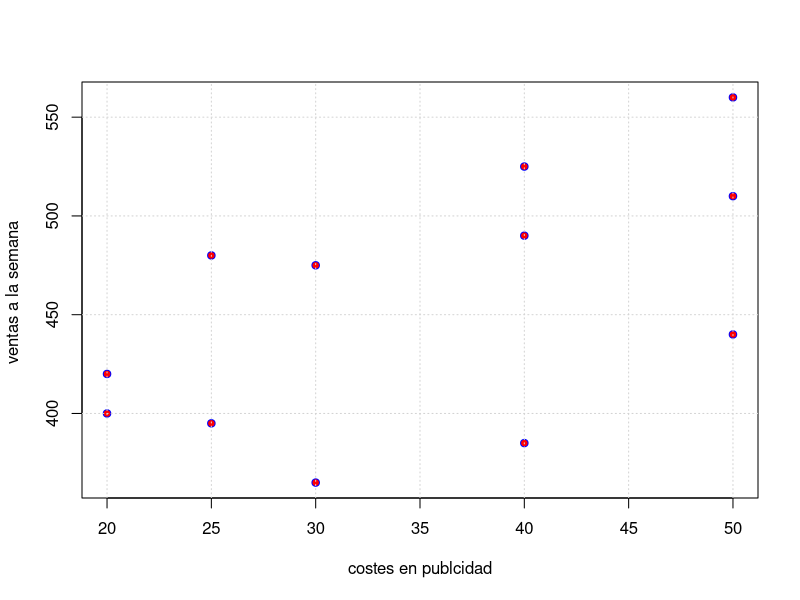
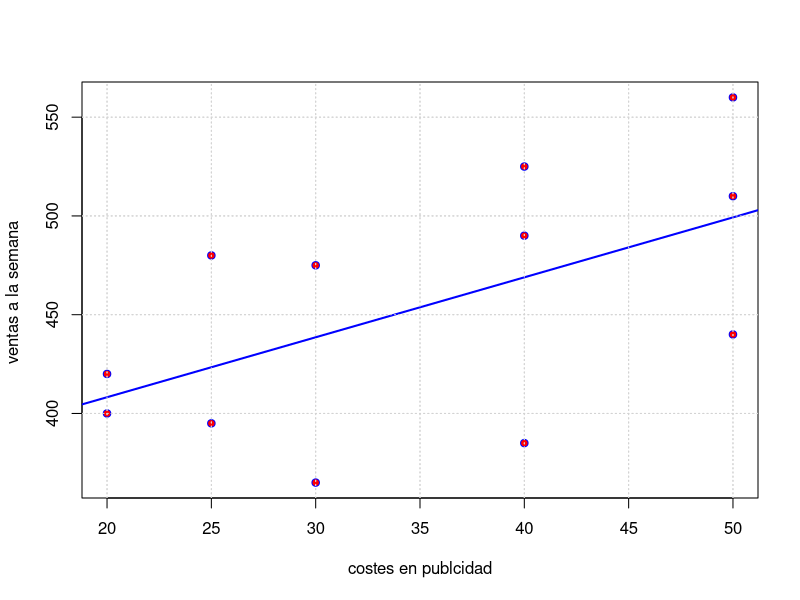
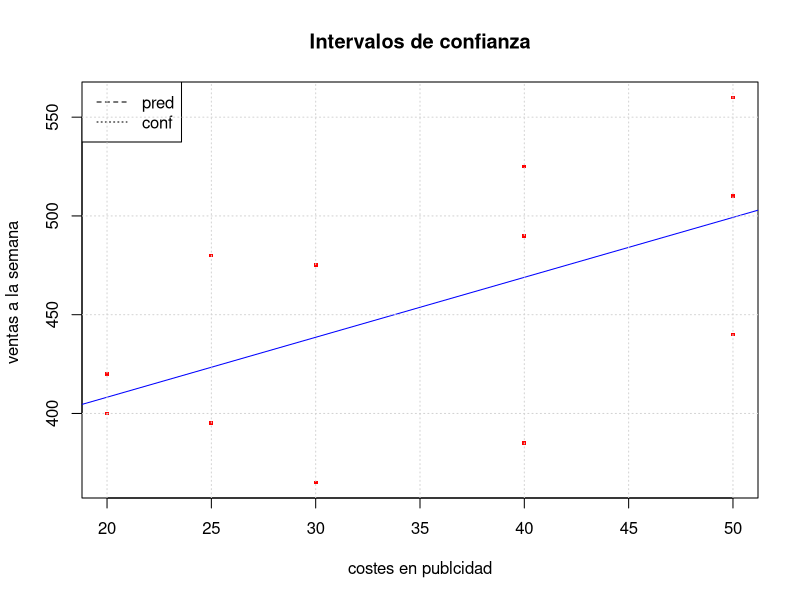
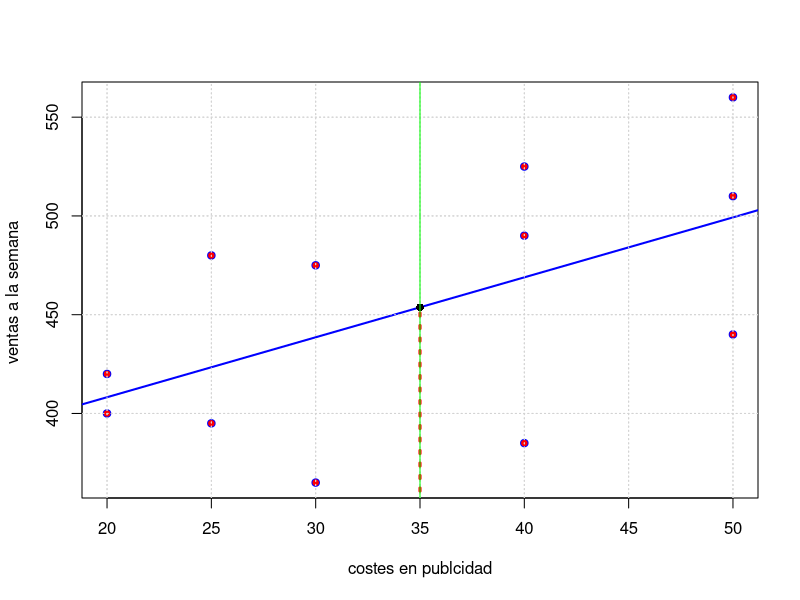
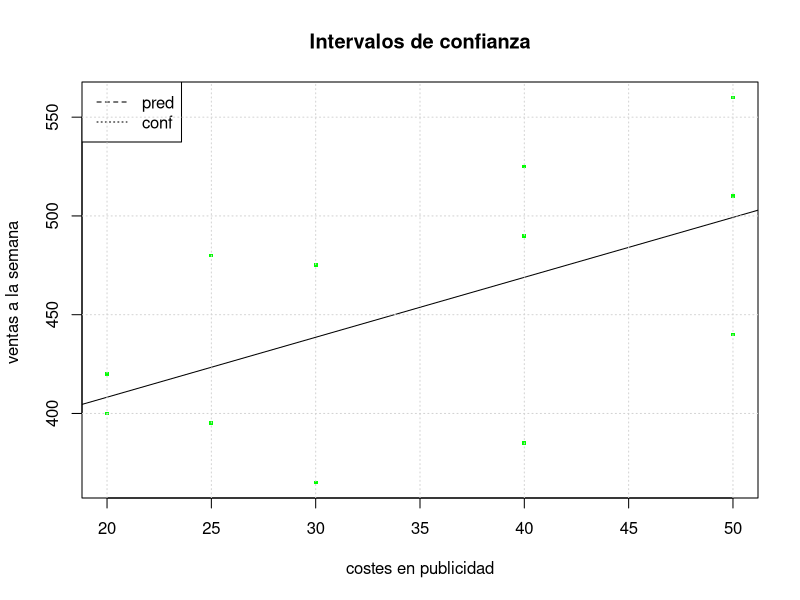
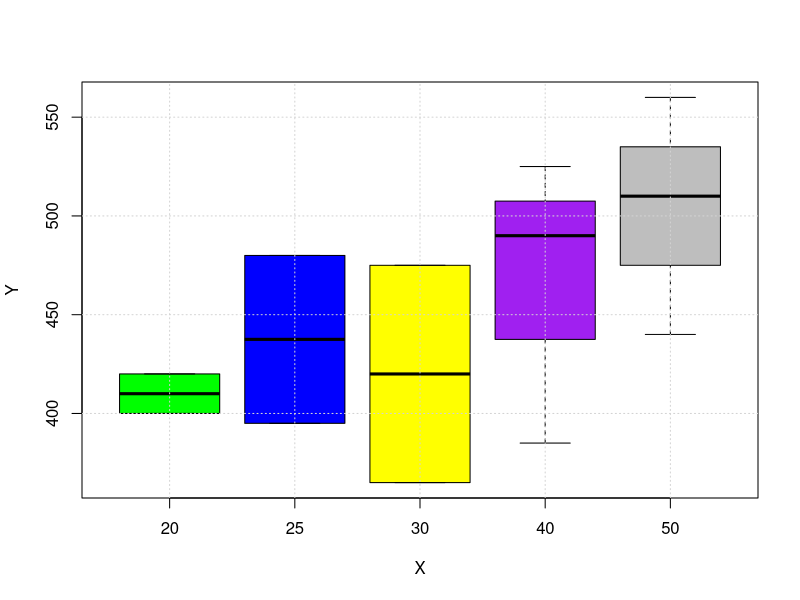

Here is the R script that generated these plots, in order:
## ---- chunk 1
#a)
costes_publicidad=c(40,20,25,30,30,50,40,20,50,40,25,50)
ventas_semana=c(385,400,395,365,475,440,490,420,560,525,480,510)

#Se puede ver claramente como mientras mas costes de publicidad gastes mas ventas a la semanas puedes llegar a tener
plot(costes_publicidad,ventas_semana, pch=21,col="blue",bg="red", xlab = "costes en publcidad", ylab = "ventas a la semana ")
grid()
## ---- chunk 2
#b)
#Gracias al modelo de regresion lineal podemos predecir segun su coste en publicadad las ventas que puede llegar a tener
plot(costes_publicidad,ventas_semana, pch=21,col="blue",bg="red", xlab = "costes en publcidad", ylab = "ventas a la semana ")
grid()
modelo<-lm(ventas_semana~costes_publicidad)
abline(modelo, col="blue", lwd=2)
grid()
## ---- chunk 3
#c)
#Hacemos un data frame de las ventas
gridx <- data.frame(ventas_semana)
attach(gridx)
#hacemos predicciones para los intervalos de confianzas segun las ventas semanales
CIline <- predict(modelo,new=gridx,interval="conf",level=0.95)
CIpred <- predict(modelo,new=gridx,interval="pred",level=0.95)
#Volvemos a plotear 
plot(ventas_semana~costes_publicidad,pch=15,cex=.5, col="red", xlab = "costes en publcidad", ylab = "ventas a la semana ", main="Intervalos de confianza")
abline(modelo, col="blue")
#aplicamos las predicciones 
matlines(gridx,cbind(CIline,CIpred[,-1]), lty=c(1,2,2,3,3),col="blue")
legend("topleft",lty=2:3,c("pred","conf"))
grid()
summary(CIline)
summary(CIpred)



## ---- chunk 4
#d)

plot(costes_publicidad,ventas_semana, pch=21,col="blue",bg="red", xlab = "costes en publcidad", ylab = "ventas a la semana ")
grid()
modelo<-lm(ventas_semana~costes_publicidad)
abline(modelo, col="blue", lwd=2)
grid()
 #Vamos a realizar una prediccion para el coste de publicidad =35 $ 
costespublicdad<-35
prediccion_masa<-predict(modelo,list(costes_publicidad=costespublicdad))
#Representamos la linea y los puntos del coste de 35 $
points(costespublicdad,prediccion_masa, pch=16, col="black")
lines(c(costespublicdad,costespublicdad),c(0,prediccion_masa), col="red",lty=3, lwd=3)

#Intervalo confianza predicción
inter_prediccion2<-predict(modelo, level = 0.95, newdata = data.frame(costes_publicidad=costespublicdad), interval = "prediction" )
lines(c(costespublicdad,costespublicdad), c(inter_prediccion2[2], inter_prediccion2[3]), col="green")
points(c(costespublicdad,costespublicdad), c(inter_prediccion2[2], inter_prediccion2[3]), col="green")
## ---- chunk 5
#e)
# Hacemos un data frame de la masa del barbadensis

gridx <- data.frame(ventas_semana)
gridx
attach(gridx)
#Hacemos una prediccion del modelo segun su masa 
CIline <- predict(modelo,new=gridx,interval="conf",level=0.95)
CIpred <- predict(modelo,new=gridx,interval="pred",level=0.95)
#Volvemos a plotear la barbadensis 
plot(ventas_semana~costes_publicidad,pch=15,cex=.5, col="green", xlab = "costes en publicidad", ylab = "ventas a la semana ", main="Intervalos de confianza")
#Ponemos encima la linea del modelo de regresion lineal 
abline(modelo, col="black")
#Y las lineas del intervalo de confianza  y para la prediccion 
matlines(gridx,cbind(CIline,CIpred[,-1]), lty=c(1,2,2,3,3),col="red")
legend("topleft",lty=2:3,c("pred","conf"))
grid()
summary(CIline)
summary(CIpred)
## ---- chunk 6
#f)
X=c(40,20,25,30,30,50,40,20,50,40,25,50)
Y=c(385,400,395,365,475,440,490,420,560,525,480,510)
qf(0.95,1,12-2)
X_M<-mean(X);X_M
Y_M<-mean(Y);Y_M
X2<-X*X
X_VAR<-sum(X2)/length(X)-X_M^2;X_VAR
Y2<-Y*Y
Y_VAR<-sum(Y2)/length(Y)-Y_M^2;Y_VAR
XY_COVAR<-sum(X*Y)/length(Y)-(X_M*Y_M);XY_COVAR
B1<-XY_COVAR/X_VAR
B1
B0<-Y_M-B1*X_M
B0
boxplot(Y ~ X, col=c("green","blue","yellow","purple","gray"),xlab= "X", ylab= "Y" )
grid()
n<-length(X)
S_2<-(sum((Y-(B0+B1*X))^2))/(n-2)
S_2
SCE<-sum((Y-(B0+B1*X))^2);SCE
STCC<-sum((Y-Y_M)^2);STCC
SCR<-STCC-SCE;SCR
F_SCR<-SCR/S_2;F_SCR
1-pf(F_SCR,1,n-2)

# H0: β1= 0
# H1: β1≠ 0
anova_XY<-aov(modelo)
anova_XY
summary(anova_XY)
#la variación en los resultadosYdebida a las fluctuaciones de probabilidad o aleatorias son independientes de los valores de x

X_Factor<-as.factor(X)
datos<-data.frame(X_Factor,Y)
Y_M_F<-rep(0,n)
for( i in 1:n) {Y_M_F[i]<-mean(Y[X_Factor==X[i]])}
SCE_Puro<-sum((Y-Y_M_F)^2)
SCE_Puro
SC_Falta_Ajuste<-SCE-SCE_Puro
SC_Falta_Ajuste
k<-nlevels(X_Factor)
S_2_Puro<-SCE_Puro/(n-k)
S_2_Puro
F_SC_Falta_Ajuste<-SC_Falta_Ajuste/(S_2_Puro*(k-2))
F_SC_Falta_Ajuste

1-pf(F_SCR,1,n-2)
1-pf(F_SC_Falta_Ajuste,1,k-2)
qf(0.95,1,k-2)


#Cómo el valor del estadístico F de falta de ajuste (“F_SC_Falta_Ajuste”) es 0.09744223, inferior al F límite para α=0.05, 10.12796, no puede rechazarse la hipótesis de que el modelo tentativo describe adecuadamente los datos. Además el valor P para este valor de F(0.09744223) es de 0.7753595, muy superior a 0.05 lo que ratifica la anterior suposición.

